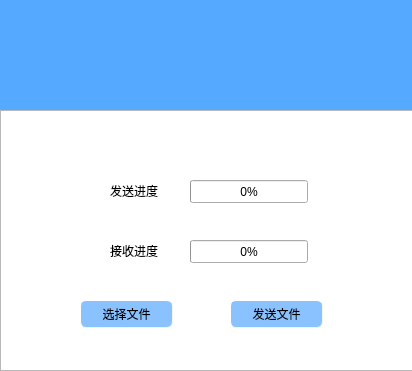
<?xml version="1.0" encoding="UTF-8"?>
<ui version="4.0">
 <class>Sendfile</class>
 <widget class="QDialog" name="Sendfile">
  <property name="geometry">
   <rect>
    <x>0</x>
    <y>0</y>
    <width>412</width>
    <height>371</height>
   </rect>
  </property>
  <property name="windowTitle">
   <string>Dialog</string>
  </property>
  <property name="styleSheet">
   <string notr="true">QDialog{
	background-color: rgb(85, 170, 255);
}
QTableWidget{
	color: rgb(255, 255, 255);
}
</string>
  </property>
  <widget class="QLabel" name="label_Recv">
   <property name="geometry">
    <rect>
     <x>110</x>
     <y>230</y>
     <width>81</width>
     <height>41</height>
    </rect>
   </property>
   <property name="styleSheet">
    <string notr="true">
font: 9pt &quot;等线&quot;;
background-color: rgb(115, 115, 115);
border-top:0px solid #e8f3f9;
background:  transparent;</string>
   </property>
   <property name="text">
    <string>接收进度</string>
   </property>
  </widget>
  <widget class="QLabel" name="label_Send">
   <property name="geometry">
    <rect>
     <x>110</x>
     <y>170</y>
     <width>101</width>
     <height>41</height>
    </rect>
   </property>
   <property name="styleSheet">
    <string notr="true">
font: 9pt &quot;等线&quot;;
background-color: rgb(115, 115, 115);
border-top:0px solid #e8f3f9;
background:  transparent;</string>
   </property>
   <property name="text">
    <string>发送进度</string>
   </property>
  </widget>
  <widget class="QPushButton" name="pushButton_Open">
   <property name="geometry">
    <rect>
     <x>80</x>
     <y>300</y>
     <width>93</width>
     <height>28</height>
    </rect>
   </property>
   <property name="styleSheet">
    <string notr="true">QPushButton{
font: 9pt &quot;等线&quot;;
	color: rgb(0, 0, 0);
 border-style: outset;
     border-width: 1px;
     border-radius: 6px;
     border-color: beige;    
     padding: 6px;
	
	background-color: rgb(137, 194, 255);
}
QPushButton:pressed{
                   background-color:rgba(100,255,100,200);
                   border-color:rgba(255,255,255,30);
                   border-style:inset;
                   color:rgba(0,0,0,100);
                   }
QPushButton:hover{
	
	
	
	background-color: rgb(162, 212, 255);
                   border-color:rgba(255,255,255,200);
                   
	color: rgb(0, 0, 0);
                   }</string>
   </property>
   <property name="text">
    <string>选择文件</string>
   </property>
  </widget>
  <widget class="QPushButton" name="pushButton_Send">
   <property name="geometry">
    <rect>
     <x>230</x>
     <y>300</y>
     <width>93</width>
     <height>28</height>
    </rect>
   </property>
   <property name="styleSheet">
    <string notr="true">QPushButton{
font: 9pt &quot;等线&quot;;
	color: rgb(0, 0, 0);
 border-style: outset;
     border-width: 1px;
     border-radius: 6px;
     border-color: beige;    
     padding: 6px;
	
	background-color: rgb(137, 194, 255);
}
QPushButton:pressed{
                   background-color:rgba(100,255,100,200);
                   border-color:rgba(255,255,255,30);
                   border-style:inset;
                   color:rgba(0,0,0,100);
                   }
QPushButton:hover{
	
	
	
	background-color: rgb(162, 212, 255);
                   border-color:rgba(255,255,255,200);
                   
	color: rgb(0, 0, 0);
                   }</string>
   </property>
   <property name="text">
    <string>发送文件</string>
   </property>
  </widget>
  <widget class="QProgressBar" name="progressBar_send">
   <property name="geometry">
    <rect>
     <x>190</x>
     <y>180</y>
     <width>118</width>
     <height>23</height>
    </rect>
   </property>
   <property name="value">
    <number>0</number>
   </property>
  </widget>
  <widget class="QProgressBar" name="progressBar_receive">
   <property name="geometry">
    <rect>
     <x>190</x>
     <y>240</y>
     <width>118</width>
     <height>23</height>
    </rect>
   </property>
   <property name="value">
    <number>0</number>
   </property>
  </widget>
  <widget class="QTableWidget" name="tableWidget">
   <property name="geometry">
    <rect>
     <x>0</x>
     <y>110</y>
     <width>421</width>
     <height>261</height>
    </rect>
   </property>
  </widget>
  <widget class="QLabel" name="label">
   <property name="geometry">
    <rect>
     <x>140</x>
     <y>30</y>
     <width>121</width>
     <height>51</height>
    </rect>
   </property>
   <property name="styleSheet">
    <string notr="true">image: url(:/icon/发送文件.png);</string>
   </property>
   <property name="text">
    <string/>
   </property>
  </widget>
  <zorder>tableWidget</zorder>
  <zorder>label_Recv</zorder>
  <zorder>label_Send</zorder>
  <zorder>pushButton_Open</zorder>
  <zorder>pushButton_Send</zorder>
  <zorder>progressBar_send</zorder>
  <zorder>progressBar_receive</zorder>
  <zorder>label</zorder>
 </widget>
 <resources/>
 <connections/>
</ui>
